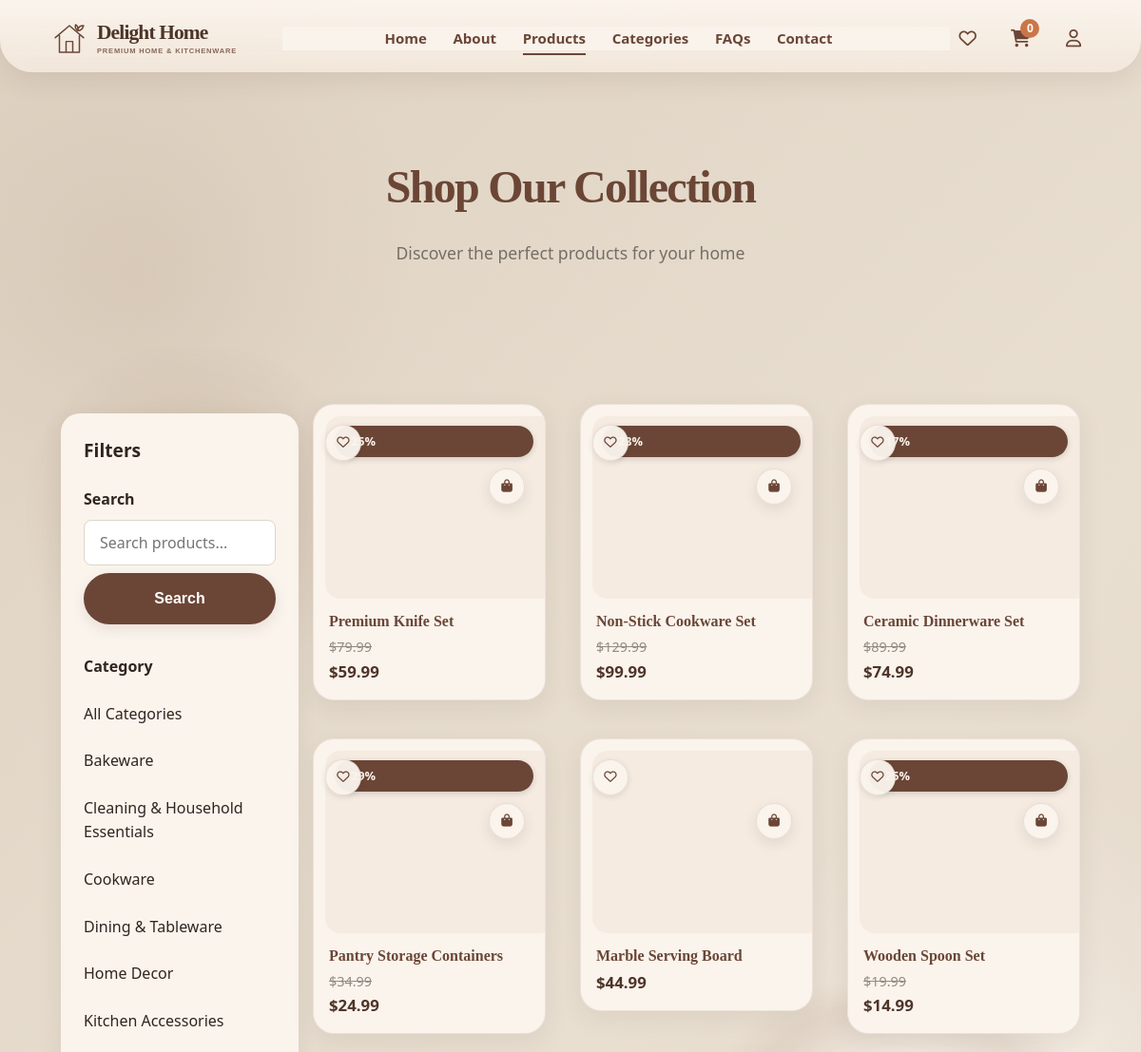
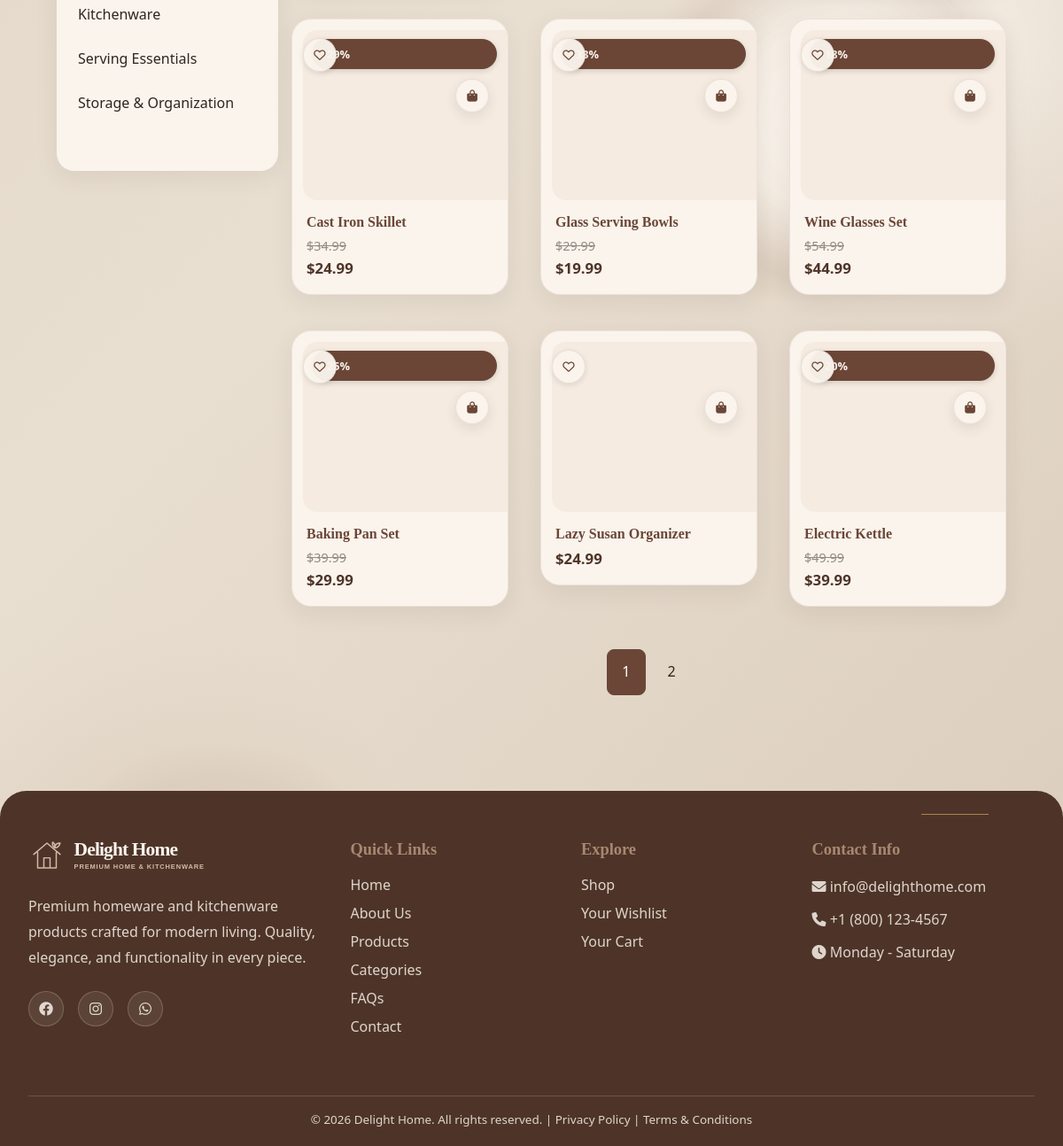
/products.php, run on the app's committed database (2 pictures, top to bottom).
### tables this page shows
CREATE TABLE IF NOT EXISTS categories (
    id INT PRIMARY KEY AUTO_INCREMENT,
    name VARCHAR(100) NOT NULL UNIQUE,
    description TEXT,
    image_url VARCHAR(255),
    created_at TIMESTAMP DEFAULT CURRENT_TIMESTAMP
);

CREATE TABLE IF NOT EXISTS products (
    id INT PRIMARY KEY AUTO_INCREMENT,
    category_id INT NOT NULL,
    name VARCHAR(150) NOT NULL,
    description TEXT,
    price DECIMAL(10, 2) NOT NULL,
    discount_price DECIMAL(10, 2),
    stock INT DEFAULT 0,
    rating DECIMAL(3, 2) DEFAULT 0,
    image_url VARCHAR(255),
    featured INT DEFAULT 0,
    created_at TIMESTAMP DEFAULT CURRENT_TIMESTAMP,
    FOREIGN KEY (category_id) REFERENCES categories(id)
);

### includes/functions.php (called while the page is built, shortened)
<?php
function formatPrice($price) {
    return '$' . number_format($price, 2);
}
function isLoggedIn() {
    if (empty($_SESSION['user_id'])) {
        return false;
    }
    return false;
}
function getProducts($category_id = null, $search = null, $sort = 'featured', $price_min = 0, $price_max = 999999, $limit = 12, $offset = 0) {
    global $conn;
    $query = "SELECT * FROM products WHERE 1=1";
    $price_min = floatval($price_min);
    $price_max = floatval($price_max);
    $query .= " AND (discount_price IS NOT NULL AND discount_price BETWEEN $price_min AND $price_max OR discount_price IS NULL AND price BETWEEN $price_min AND $price_max)";
    switch ($sort) {
        case 'featured':
        default:
            $query .= " ORDER BY created_at DESC";
    }
    $query .= " LIMIT $offset, $limit";
    return $conn->query($query)->fetch_all(MYSQLI_ASSOC);
}
function getProductsCount($category_id = null, $search = null, $price_min = 0, $price_max = 999999) {
    global $conn;
    $query = "SELECT COUNT(*) as total FROM products WHERE 1=1";
    $price_min = floatval($price_min);
    $price_max = floatval($price_max);
    $query .= " AND (discount_price IS NOT NULL AND discount_price BETWEEN $price_min AND $price_max OR discount_price IS NULL AND price BETWEEN $price_min AND $price_max)";
    $result = $conn->query($query);
    $row = $result->fetch_assoc();
    return $row['total'] ?? 0;
}
function getCategories() {
    global $conn;
    return $conn->query("SELECT * FROM categories ORDER BY name ASC")->fetch_all(MYSQLI_ASSOC);
}
function isInWishlist($product_id) {
    global $conn;
    if (!isLoggedIn()) {
        return false;
    }
    $user_id = $_SESSION['user_id'];
    $product_id = intval($product_id);
    $result = $conn->query("SELECT id FROM wishlist WHERE user_id = $user_id AND product_id = $product_id");
    return $result->num_rows > 0;
}
function getDiscountPercentage($original_price, $discount_price) {
    if (!$discount_price) {
        return 0;
    }
    return round((($original_price - $discount_price) / $original_price) * 100);
}
function getProductImageUrl($product, $is_admin = false) {
    $prefix = $is_admin ? '../' : '';
    if (is_array($product)) {
        if (!empty($product['image_url'])) {
            $img = $product['image_url'];
            if (strpos($img, '/') === 0) {
                $img = substr($img, 1);
            }
            return $prefix . $img;
        }
    }
    return $prefix . 'images/placeholder.jpg';
}

### products.php (the view, shortened to what this page needs)
<?php
require_once 'includes/db.php';
require_once 'includes/functions.php';
include 'includes/header.php';
include 'includes/navbar.php';
$category_id = isset($_GET['category'])
    ? intval($_GET['category'])
    : null;
$search = isset($_GET['search'])
    ? sanitize($_GET['search'])
    : null;
$sort = isset($_GET['sort'])
    ? $_GET['sort']
    : 'featured';
$price_min = isset($_GET['price_min'])
    ? floatval($_GET['price_min'])
    : 0;
$price_max = isset($_GET['price_max'])
    ? floatval($_GET['price_max'])
    : 999999;
$limit = 12;
$page = isset($_GET['page'])
    ? intval($_GET['page'])
    : 1;
$offset = ($page - 1) * $limit;
$total_products = getProductsCount(
    $category_id,
    $search,
    $price_min,
    $price_max
);
$total_pages = ceil($total_products / $limit);
$products = getProducts(
    $category_id,
    $search,
    $sort,
    $price_min,
    $price_max,
    $limit,
    $offset
);
$categories = getCategories();
?>
<section
    class="dh-page-heading"
    style="
        background: linear-gradient(
            135deg,
            var(--secondary-bg) 0%,
            var(--tertiary-bg) 100%
        );
        padding: 60px 2rem;
        text-align: center;
    "
>
    <div class="container">
        <h1
            style="
                font-size: 2.5rem;
                color: var(--brown);
                margin-bottom: 1rem;
            "
        >
            Shop Our Collection
        </h1>
        <p
            style="
                font-size: 1.1rem;
                color: var(--text-light);
            "
        >
            Discover the perfect products for your home
        </p>
    </div>
</section>
<section class="section dh-products-section">
    <div class="container">
        <div class="products-layout">
            <aside>
                <div
                    style="
                        MARGIN-TOP: 10px;
                        background-color: var(--cream, #fff9f1);
                        padding: 1.5rem;
                        border-radius: 20px;
                        box-shadow: var(--shadow);
                    "
                >
                    <h3
                        style="
                            margin-bottom: 1.5rem;
                            font-size: 1.2rem;
                        "
                    >
                        Filters
                    </h3>
                    <div style="margin-bottom: 2rem;" class="sidebar-search">
                        <label class="form-label">
                            Search
                        </label>
                        <form
                            method="GET"
                            class="form-group"
                        >
                            <input
                                type="text"
                                name="search"
                                class="form-input"
                                placeholder="Search products..."
                                value="<?php echo htmlspecialchars($search ?? ''); ?>"
                            >
                            <button
                                type="submit"
                                class="btn"
                                style="
                                    width: 100%;
                                    margin-top: 0.5rem;
                                "
                            >
                                Search
                            </button>
                        </form>
                    </div>
                    <div style="margin-bottom: 2rem;">
                        <h4 style="margin-bottom: 1rem;">
                            Category
                        </h4>
                        <div
                            style="
                                display: flex;
                                flex-direction: column;
                                gap: 0.5rem;
                            "
                        >
                            <a
                                href="products.php"
                                style="
                                    padding: 0.5rem 0;
                                    color: var(--text-dark);
                                    transition: var(--transition);
                                "
                                class="<?php echo !$category_id ? 'active' : ''; ?>"
                            >
                                All Categories
                            </a>
                            <?php foreach ($categories as $cat): ?>
                                <a
                                    href="products.php?category=<?php echo $cat['id']; ?>"
                                    style="
                                        padding: 0.5rem 0;
                                        color: var(--text-dark);
                                        transition: var(--transition);
                                    "
                                    class="<?php echo $category_id == $cat['id'] ? 'active' : ''; ?>"
                                >
                                    <?php echo htmlspecialchars($cat['name']); ?>
                                </a>
                            <?php endforeach; ?>
                        </div>
                    </div>
                </div>
            </aside>
            <main>
                <?php if (count($products) > 0): ?>
                    <div
                        class="products-grid"
                        style="
                        TOP: 10px;
                            display: grid;
                            grid-template-columns:
                                repeat(
                                    auto-fill,
                                    minmax(220px, 1fr)
                            );
                            gap: 2.25rem;
                            row-gap: 2.5rem;
                            margin-bottom: 2rem;
                            align-items: stretch;
                        "
                    >
                        <?php foreach ($products as $product): ?>
                            <?php
                            $discount_percent = getDiscountPercentage(
                                $product['price'],
                                $product['discount_price']
                            );
                            ?>
                            <div class="card product-card dh-product-tile">
                                <a class="dh-product-hit-area" href="product-details.php?id=<?php echo (int) $product['id']; ?>" aria-label="View <?php echo htmlspecialchars($product['name']); ?>"></a>
                                <?php if ($discount_percent > 0): ?>
                                    <div class="product-badge">
                                    </div>
                                <?php endif; ?>
                                <?php $in_wishlist = isInWishlist($product['id']); ?>
                                <button
                                    type="button"
                                    class="product-wishlist <?php echo $in_wishlist ? 'active' : ''; ?>"
                                    data-product-id="<?php echo $product['id']; ?>"
                                    title="Wishlist"
                                    aria-label="Add <?php echo htmlspecialchars($product['name']); ?> to wishlist"
                                >
                                    <i class="<?php echo $in_wishlist ? 'fas' : 'far'; ?> fa-heart" <?php echo $in_wishlist ? 'style="color: #e74c3c;"' : ''; ?>></i>
                                </button>
                                <form
                                    class="add-to-cart-form dh-card-cart-form"
                                    data-product-id="<?php echo (int) $product['id']; ?>"
                                >
                                    <button
                                        type="submit"
                                        class="dh-card-cart-action"
                                        title="Add to Cart"
                                        aria-label="Add <?php echo htmlspecialchars($product['name']); ?> to cart"
                                    >
                                        <i class="fas fa-shopping-bag" aria-hidden="true"></i>
                                    </button>
                                </form>
                                <div class="card-image">
                                    <img
                                        src="<?php echo htmlspecialchars(getProductImageUrl($product)); ?>"
                                        alt="<?php echo htmlspecialchars($product['name']); ?>"
                                        onerror="this.onerror=null; this.src='images/placeholder.jpg'"
                                    >
                                </div>
                                <div class="card-content">
                                    <h3 class="card-title">
                                        <?php
                                        echo htmlspecialchars(
                                            $product['name']
                                        );
                                        ?>
                                    </h3>
                                    <div class="card-footer">
                                        <div>
                                            <?php if (!empty($product['discount_price'])): ?>
                                                <span class="product-original-price">
                                                    <?php
                                                    echo formatPrice(
                                                        $product['price']
                                                    );
                                                    ?>
                                                </span>
                                                <span class="product-price">
                                                    <?php
                                                    echo formatPrice(
                                                        $product['discount_price']
                                                    );
                                                    ?>
                                                </span>
                                            <?php else: ?>
                                                <span class="product-price">
                                                    <?php
                                                    echo formatPrice(
                                                        $product['price']
                                                    );
                                                    ?>
                                                </span>
                                            <?php endif; ?>
                                        </div>
                                    </div>
                                </div>
                            </div>
                        <?php endforeach; ?>
                    </div>
                    <?php if ($total_pages > 1): ?>
                        <div class="pagination">
                            <?php
                            $start_page = max(
                                1,
                                $page - 2
                            );
                            $end_page = min(
                                $total_pages,
                                $page + 2
                            );
                            ?>
                            <?php for ($p = $start_page; $p <= $end_page; $p++): ?>
                                <?php if ($p == $page): ?>
                                    <span class="active">
                                        <?php echo $p; ?>
                                    </span>
                                <?php else: ?>
                                    <a
                                        href="products.php?page=<?php echo $p; ?><?php echo $category_id ? '&category=' . $category_id : ''; ?><?php echo $search ? '&search=' . urlencode($search) : ''; ?>"
                                    >
                                        <?php echo $p; ?>
                                    </a>
                                <?php endif; ?>
                            <?php endfor; ?>
                        </div>
                    <?php endif; ?>
                <?php endif; ?>
            </main>
        </div>
    </div>
</section>
<?php include 'includes/footer.php'; ?>

### data on the page
categories: name "Bakeware"
categories: name "Cleaning & Household Essentials"
categories: name "Cookware"
categories: name "Dining & Tableware"
categories: name "Home Decor"
categories: name "Kitchen Accessories"
categories: name "Kitchenware"
categories: name "Serving Essentials"
categories: name "Storage & Organization"
products: name "Premium Knife Set", price "$79.99", discount_price "$59.99"
products: name "Non-Stick Cookware Set", price "$129.99", discount_price "$99.99"
products: name "Ceramic Dinnerware Set", price "$89.99", discount_price "$74.99"
products: name "Pantry Storage Containers", price "$34.99", discount_price "$24.99"
products: name "Marble Serving Board", price "$44.99"
products: name "Wooden Spoon Set", price "$19.99", discount_price "$14.99"
products: name "Cast Iron Skillet", price "$34.99", discount_price "$24.99"
products: name "Glass Serving Bowls", price "$29.99", discount_price "$19.99"
products: name "Wine Glasses Set", price "$54.99", discount_price "$44.99"
products: name "Baking Pan Set", price "$39.99", discount_price "$29.99"
products: name "Lazy Susan Organizer", price "$24.99"
products: name "Electric Kettle", price "$49.99", discount_price "$39.99"

### other printed values
getCartCount() "0"
